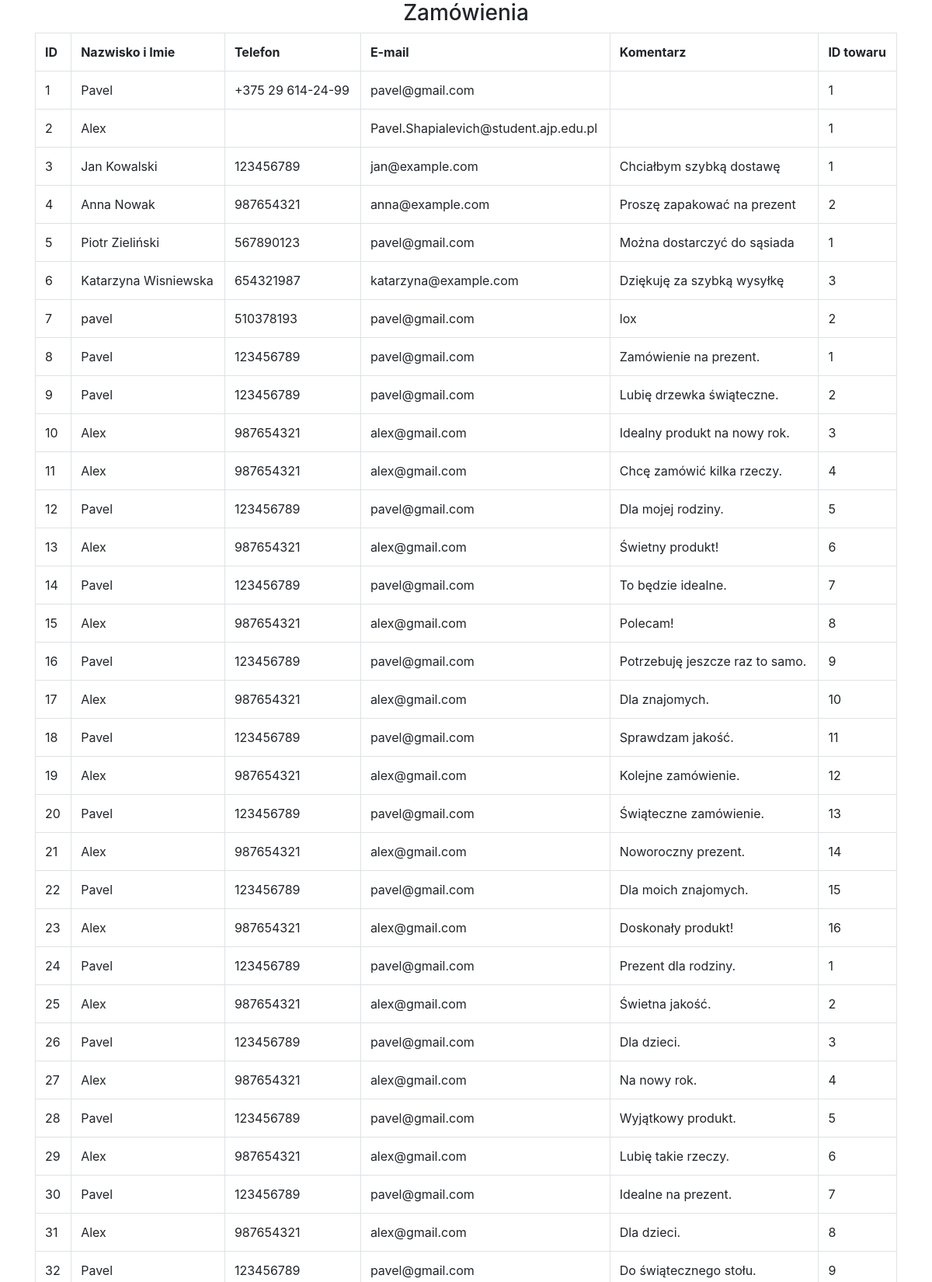
/orders.php (upper part), run on the app's committed database.
### tables this page shows
CREATE TABLE `orders` (
  `id` int(11) NOT NULL,
  `fio` varchar(255) NOT NULL,
  `phone` varchar(255) NOT NULL,
  `email` varchar(255) NOT NULL,
  `comment` text NOT NULL,
  `product_id` int(255) NOT NULL
);

### classes/PdoConnect.php (called while the page is built, shortened)
<?php
class PdoConnect {
	protected static $_instance;
	private function __construct() {
		$this->DSN = "mysql:host=" . self::HOST . ";dbname=" . self::DB . ";charset=" . self::CHARSET;
		$this->OPD = array(
			PDO::ATTR_ERRMODE => PDO::ERRMODE_EXCEPTION,
			PDO::ATTR_DEFAULT_FETCH_MODE => PDO::FETCH_ASSOC,
			PDO::ATTR_EMULATE_PREPARES => false,
		);
		$this->PDO = new PDO($this->DSN, self::USER, self::PASS, $this->OPD);
	}
	public static function getInstance() {
		if (self::$_instance === null)
			self::$_instance = new self;
		return self::$_instance;
	}
}

### orders.php (the view, shortened to what this page needs)
<!DOCTYPE html>
<html>
<head>
    <link href="static/css/bootstrap.min.css" rel="stylesheet" type="text/css">
</head>
<body>
    <?php
    try {
        $db = PdoConnect::getInstance();
        $sql = "SELECT * FROM orders";
        $stmt = $db->PDO->query($sql);
        echo "<div class='container'>";
        echo "<h3 align='center'>Zamówienia</h3>";
        echo "<table class='table table-bordered'>
        <tr>
            <th>ID</th>
            <th>Nazwisko i Imie</th>
            <th>Telefon</th>
            <th>E-mail</th>
            <th>Komentarz</th>
            <th>ID towaru</th>
        </tr>";
        while ($row = $stmt->fetch()) {
            echo "<tr>";
            echo "<td>" . $row['id'] . "</td>";
            echo "<td>" . $row['fio'] . "</td>";
            echo "<td>" . $row['phone'] . "</td>";
            echo "<td>" . $row['email'] . "</td>";
            echo "<td>" . $row['comment'] . "</td>";
            echo "<td>" . $row['product_id'] . "</td>";
            echo "</tr>";
        }
        echo "</table>";
        echo "</div>";
    } catch (PDOException $e) {
        echo "Błąd: " . $e->getMessage();
    }
    ?>
</body>
</html>

### data on the page
orders: id "1", fio "Pavel", phone "+375 29 614-24-99", email "pavel@gmail.com", product "1"
orders: id "2", fio "Alex", email "Pavel.Shapialevich@student.ajp.edu.pl", product "1"
orders: id "3", fio "Jan Kowalski", phone "123456789", email "jan@example.com", comment "Chciałbym szybką dostawę", product "1"
orders: id "4", fio "Anna Nowak", phone "987654321", email "anna@example.com", comment "Proszę zapakować na prezent", product "2"
orders: id "5", fio "Piotr Zieliński", phone "567890123", email "pavel@gmail.com", comment "Można dostarczyć do sąsiada", product "1"
orders: id "6", fio "Katarzyna Wisniewska", phone "654321987", email "katarzyna@example.com", comment "Dziękuję za szybką wysyłkę", product "3"
orders: id "7", fio "pavel", phone "510378193", email "pavel@gmail.com", comment "lox", product "2"
orders: id "8", fio "Pavel", phone "123456789", email "pavel@gmail.com", comment "Zamówienie na prezent.", product "1"
orders: id "9", fio "Pavel", phone "123456789", email "pavel@gmail.com", comment "Lubię drzewka świąteczne.", product "2"
orders: id "10", fio "Alex", phone "987654321", email "alex@gmail.com", comment "Idealny produkt na nowy rok.", product "3"
orders: id "11", fio "Alex", phone "987654321", email "alex@gmail.com", comment "Chcę zamówić kilka rzeczy.", product "4"
orders: id "12", fio "Pavel", phone "123456789", email "pavel@gmail.com", comment "Dla mojej rodziny.", product "5"
orders: id "13", fio "Alex", phone "987654321", email "alex@gmail.com", comment "Świetny produkt!", product "6"
orders: id "14", fio "Pavel", phone "123456789", email "pavel@gmail.com", comment "To będzie idealne.", product "7"
orders: id "15", fio "Alex", phone "987654321", email "alex@gmail.com", comment "Polecam!", product "8"
orders: id "16", fio "Pavel", phone "123456789", email "pavel@gmail.com", comment "Potrzebuję jeszcze raz to samo.", product "9"
orders: id "17", fio "Alex", phone "987654321", email "alex@gmail.com", comment "Dla znajomych.", product "10"
orders: id "18", fio "Pavel", phone "123456789", email "pavel@gmail.com", comment "Sprawdzam jakość.", product "11"
orders: id "19", fio "Alex", phone "987654321", email "alex@gmail.com", comment "Kolejne zamówienie.", product "12"
orders: id "20", fio "Pavel", phone "123456789", email "pavel@gmail.com", comment "Świąteczne zamówienie.", product "13"
orders: id "21", fio "Alex", phone "987654321", email "alex@gmail.com", comment "Noworoczny prezent.", product "14"
orders: id "22", fio "Pavel", phone "123456789", email "pavel@gmail.com", comment "Dla moich znajomych.", product "15"
orders: id "23", fio "Alex", phone "987654321", email "alex@gmail.com", comment "Doskonały produkt!", product "16"
orders: id "24", fio "Pavel", phone "123456789", email "pavel@gmail.com", comment "Prezent dla rodziny.", product "1"
orders: id "25", fio "Alex", phone "987654321", email "alex@gmail.com", comment "Świetna jakość.", product "2"
orders: id "26", fio "Pavel", phone "123456789", email "pavel@gmail.com", comment "Dla dzieci.", product "3"
orders: id "27", fio "Alex", phone "987654321", email "alex@gmail.com", comment "Na nowy rok.", product "4"
orders: id "28", fio "Pavel", phone "123456789", email "pavel@gmail.com", comment "Wyjątkowy produkt.", product "5"
orders: id "29", fio "Alex", phone "987654321", email "alex@gmail.com", comment "Lubię takie rzeczy.", product "6"
orders: id "30", fio "Pavel", phone "123456789", email "pavel@gmail.com", comment "Idealne na prezent.", product "7"
orders: id "31", fio "Alex", phone "987654321", email "alex@gmail.com", comment "Dla dzieci.", product "8"
orders: id "32", fio "Pavel", phone "123456789", email "pavel@gmail.com", comment "Do świątecznego stołu.", product "9"
